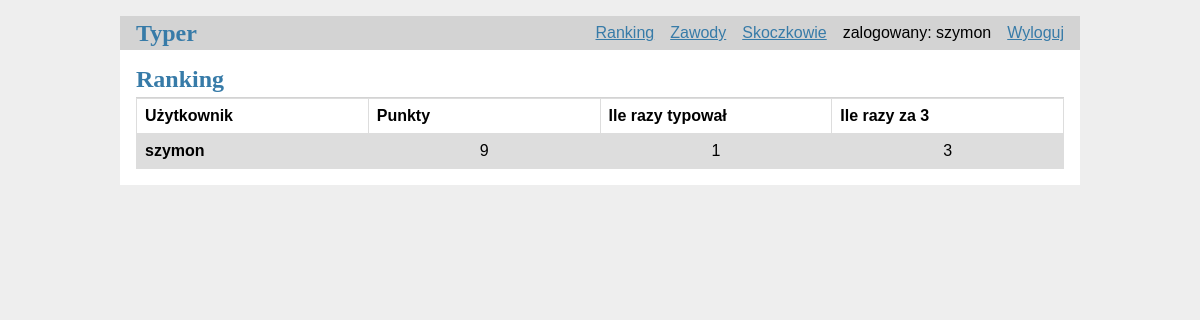
Page /ranking (signed in) on the committed database.
### tables this page shows
CREATE TABLE user(
    id INTEGER PRIMARY KEY AUTOINCREMENT,
    username TEXT UNIQUE NOT NULL,
    password TEXT NOT NULL,
    times_bet INTEGER NOT NULL DEFAULT 0,
    times_exact INTEGER NOT NULL DEFAULT 0,
    points INTEGER NOT NULL DEFAULT 0
);

### flaskr/ranking.py (the view)
@bp.route('/ranking')
@login_required
def ranking():
    db = get_db()
    users = db.execute(
        'SELECT id, username, points, times_bet, times_exact FROM user'
    ).fetchall()
    return render_template('ranking/ranking.html', users=users)

### flaskr/auth.py (called while the page is built)
@bp.before_app_request
def load_logged_in_user():
    user_id = session.get('user_id')
    if user_id is None:
        g.user = None
    else:
        g.user = get_db().execute(
            'SELECT * FROM user WHERE id = ?', (user_id,)
        ).fetchone()

def login_required(view):
    @functools.wraps(view)
    def wrapped_view(**kwargs):
        if g.user is None:
            return redirect(url_for('auth.login'))
        return view(**kwargs)
    return wrapped_view

### flaskr/db.py (called while the page is built)
def get_db():
    if 'db' not in g:
        g.db = sqlite3.connect(
            current_app.config['DATABASE'],
            detect_types=sqlite3.PARSE_DECLTYPES
        )
        g.db.row_factory = sqlite3.Row
    return g.db

### flaskr/templates/ranking/ranking.html
{% extends 'base.html' %}
{% block header %}
    <h1>Ranking</h1>
{% endblock %}
{% block content %}
    <table style="width:100%">
        <tr>
            <th style="width:25%">Użytkownik</th>
            <th style="width:25%">Punkty</th>
            <th style="width:25%">Ile razy typował</th>
            <th style="width:25%">Ile razy za 3</th>
        </tr>
        {% for user in users %}
            <tr style="border-bottom:1px">
                {% if user['id'] == g.user['id'] %}
                <td style="font-weight:bold">{{ user['username'] }}</td>
                {% else %}
                <td style="text-align:center">{{ user['username'] }}</td>
                {% endif %}
                <td style="text-align:center">{{ user['points'] }}</td>
                <td style="text-align:center">{{ user['times_bet'] }}</td>
                <td style="text-align:center">{{ user['times_exact'] }}</td>
            </tr>
        {% endfor %}
    </table>
{% endblock %}

### flaskr/templates/base.html (shortened to what this page needs)
<!doctype html>
<link rel="stylesheet" href="{{ url_for('static', filename='style.css') }}">
<nav>
    <h1><a href="{{ url_for('typer.index') }}">Typer</a></h1>
    <ul>
        {% if g.user %}
            <li><a href="{{ url_for('ranking.ranking') }}">Ranking</a></li>
            <li><a href="{{ url_for('tournaments.tournaments') }}">Zawody</a></li>
            <li><a href="{{ url_for('jumpers.jumpers') }}">Skoczkowie</a></li>
            <li><span>zalogowany: {{ g.user['username'] }}</span></li>
            <li><a href="{{ url_for('auth.logout') }}">Wyloguj</a></li>
        {% else %}
            <li><a href="{{ url_for('auth.register') }}">Zarejestruj</a></li>
            <li><a href="{{ url_for('auth.login') }}">Zaloguj</a></li>
        {% endif %}
    </ul>
</nav>
<section class="content">
    <header>
        {% block header %}{% endblock %}
    </header>
    {% block content %}{% endblock %}
</section>

### flaskr/static/style.css (style rules this page uses)
h1 { font-family: serif; color: #377ba8; margin: 1rem 0; }
a { color: #377ba8; }
nav { background: lightgray; display: flex; align-items: center; padding: 0 0.5rem; }
nav h1 { flex: auto; margin: 0; }
nav h1 a { text-decoration: none; padding: 0.25rem 0.5rem; }
nav ul { display: flex; list-style: none; margin: 0; padding: 0; }
nav ul li a, nav ul li span, header .action { display: block; padding: 0.5rem; }
.content { padding: 0 1rem 1rem; }
.content > header { border-bottom: 1px solid lightgray; display: flex; align-items: flex-end; }
.content > header h1 { flex: auto; margin: 1rem 0 0.25rem 0; }
.content table { font-family: arial, sans-serif; border-collapse: collapse; width: 100%; }
.content td, th { border: 1px solid #dddddd; text-align: left; padding: 8px; }
.content tr:nth-child(even) { background-color: #dddddd; }
.content:last-child { margin-bottom: 0; }

### rows in the picture
user: user.username "szymon", username "szymon", points "9", times_bet "1", times_exact "3"
